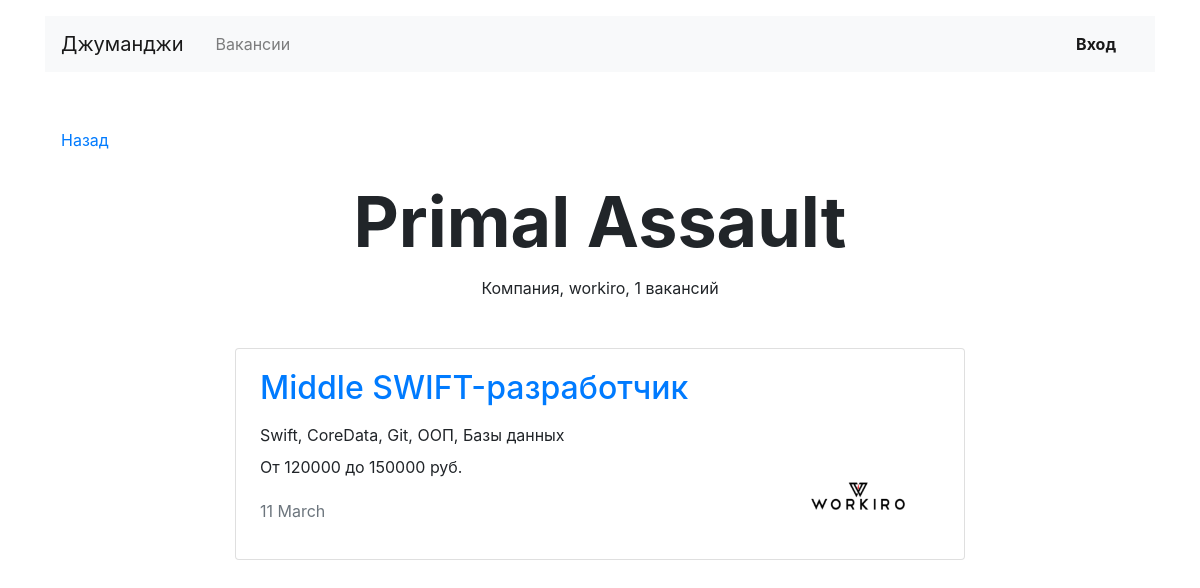
Screenshot of /companies/1 with the database file from the repository.
### jobs/models.py (models this page shows, shortened)
class Company(models.Model):
    name = models.CharField(max_length=128)
    location = models.CharField(max_length=128)
    logo = models.URLField(default='https://place-hold.it/100x60')
    description = models.TextField()
    employee_count = models.IntegerField()

class Vacancy(models.Model):
    title = models.CharField(max_length=128)
    specialty = models.ForeignKey(Specialty, on_delete=models.CASCADE, related_name='vacancies')
    company = models.ForeignKey(Company, on_delete=models.CASCADE, related_name='vacancies')
    skills = models.TextField()
    description = models.TextField()
    salary_min = models.IntegerField()
    salary_max = models.IntegerField()
    published_at = models.DateField()

### jobs/views.py (the view)
# urls.py: path('companies/<int:company_id>', companies_view, name='companies'),
def companies_view(request: HttpRequest, company_id: int):
    try:
        company = Company.objects.get(id=company_id)
    except ObjectDoesNotExist:
        raise Http404
    jobs = Vacancy.objects.filter(company_id=company.id).all()
    jobs_count = jobs.count()
    return render(
        request,
        'jobs/company.html',
        context={'jobs_count': jobs_count, 'jobs': jobs, 'title': company.name},
    )

### jobs/templates/jobs/company.html
{% extends "jobs/base.html" %}
{% block container %}
  <main class="container mt-3">
    <div class="navbar mt-5">
      <p><a href="{{ request.META.HTTP_REFERER }}">Назад</a></p>
    </div>
    <section>
      <h1 class="h1 text-center mx-auto mt-0 pt-1" style="font-size: 70px;"><strong>Primal Assault</strong></h1>
      <p class="text-center pt-1">Компания, {{ title }}, {{ jobs_count }} вакансий</p>
      {% for job in jobs %}
      <div class="row mt-5">
        <div class="col-12 col-lg-8 offset-lg-2 m-auto">
          <div class="card mb-4">
            <div class="card-body px-4">
              <div class="row">
                <div class="col-12 col-md-8 col-lg-9">
                  <h2 class="h2 pb-2"><a href="{% url 'vacancy' vacancy_id=job.id %}">{{ job.title }}</a></h2>
                  <p class="mb-2">{% for skill in job.skills %}{{ skill }}{% endfor %}</p>
                  <p>От {{ job.salary_min }} до {{ job.salary_max }} руб.</p>
                  <p class="text-muted pt-1">{{ job.published_at|date:"d E" }}</p>
                </div>
                <div class="col-12 col-md-4 col-lg-3 d-flex align-items-end">
                  <img src="../static/jobs/companies/{{ job.company.logo }}" width="130" height="80" alt="">
                </div>
              </div>
            </div>
          </div>
        </div>
      </div>
      {% endfor %}
    </section>
  </main>
{% endblock %}

### rows the page displays
Company: name "workiro"
Vacancy: title "Middle SWIFT-разработчик", skills "S" "w" "i" "f" "t" "," "C" "o" "r" "e" "D" "a" "t" "a" "," "G" "i" "t" "," "О" "О" "П" "," "Б" "а" "з" "ы" "д" "а" "н" "н" "ы" "х", salary_min "120000", salary_max "150000", published_at "11 March", company.logo (picture)

### other values shown
{{ jobs_count }} "1"
